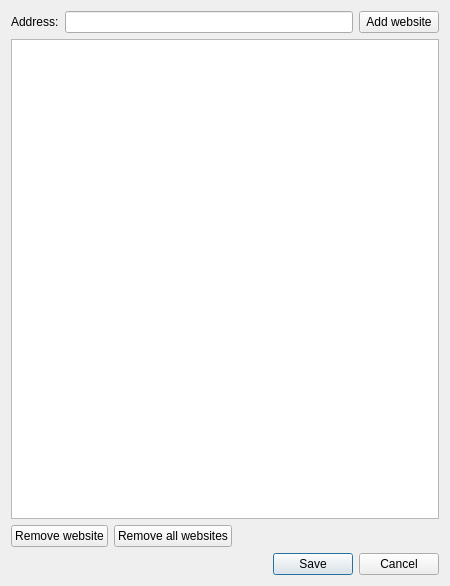
<?xml version="1.0" encoding="UTF-8"?>
<ui version="4.0">
 <class>ExemptThirdPartyCookieDialog</class>
 <widget class="QWidget" name="ExemptThirdPartyCookieDialog">
  <property name="geometry">
   <rect>
    <x>0</x>
    <y>0</y>
    <width>450</width>
    <height>586</height>
   </rect>
  </property>
  <property name="windowTitle">
   <string>Exempt Third Party Cookies</string>
  </property>
  <layout class="QVBoxLayout" name="verticalLayout">
   <item>
    <layout class="QHBoxLayout" name="horizontalLayout_3">
     <item>
      <widget class="QLabel" name="labelHost">
       <property name="text">
        <string>Address:</string>
       </property>
      </widget>
     </item>
     <item>
      <widget class="QLineEdit" name="lineEditHost"/>
     </item>
     <item>
      <widget class="QPushButton" name="pushButtonAddHost">
       <property name="text">
        <string>Add website</string>
       </property>
      </widget>
     </item>
    </layout>
   </item>
   <item>
    <widget class="QListWidget" name="listWidgetHosts"/>
   </item>
   <item>
    <layout class="QHBoxLayout" name="horizontalLayout">
     <item>
      <widget class="QPushButton" name="pushButtonRemoveHost">
       <property name="enabled">
        <bool>true</bool>
       </property>
       <property name="text">
        <string>Remove website</string>
       </property>
      </widget>
     </item>
     <item>
      <widget class="QPushButton" name="pushButtonRemoveAll">
       <property name="enabled">
        <bool>true</bool>
       </property>
       <property name="text">
        <string>Remove all websites</string>
       </property>
      </widget>
     </item>
     <item>
      <spacer name="horizontalSpacer">
       <property name="orientation">
        <enum>Qt::Horizontal</enum>
       </property>
       <property name="sizeHint" stdset="0">
        <size>
         <width>40</width>
         <height>20</height>
        </size>
       </property>
      </spacer>
     </item>
    </layout>
   </item>
   <item>
    <widget class="QDialogButtonBox" name="buttonBox">
     <property name="standardButtons">
      <set>QDialogButtonBox::Cancel|QDialogButtonBox::Save</set>
     </property>
    </widget>
   </item>
  </layout>
 </widget>
 <resources/>
 <connections/>
</ui>
